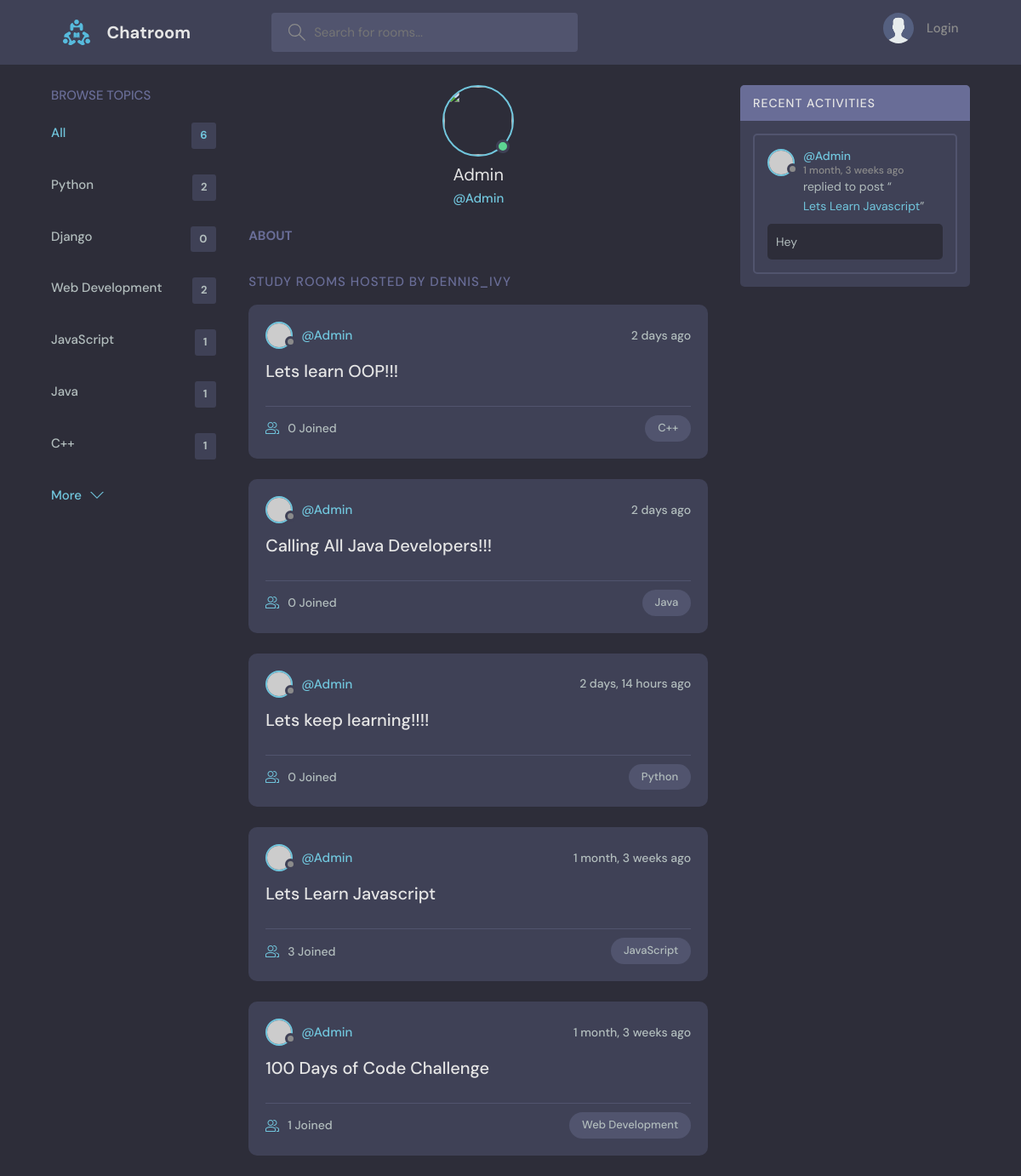
/profile/1/, run on an earlier commit of the app's database.
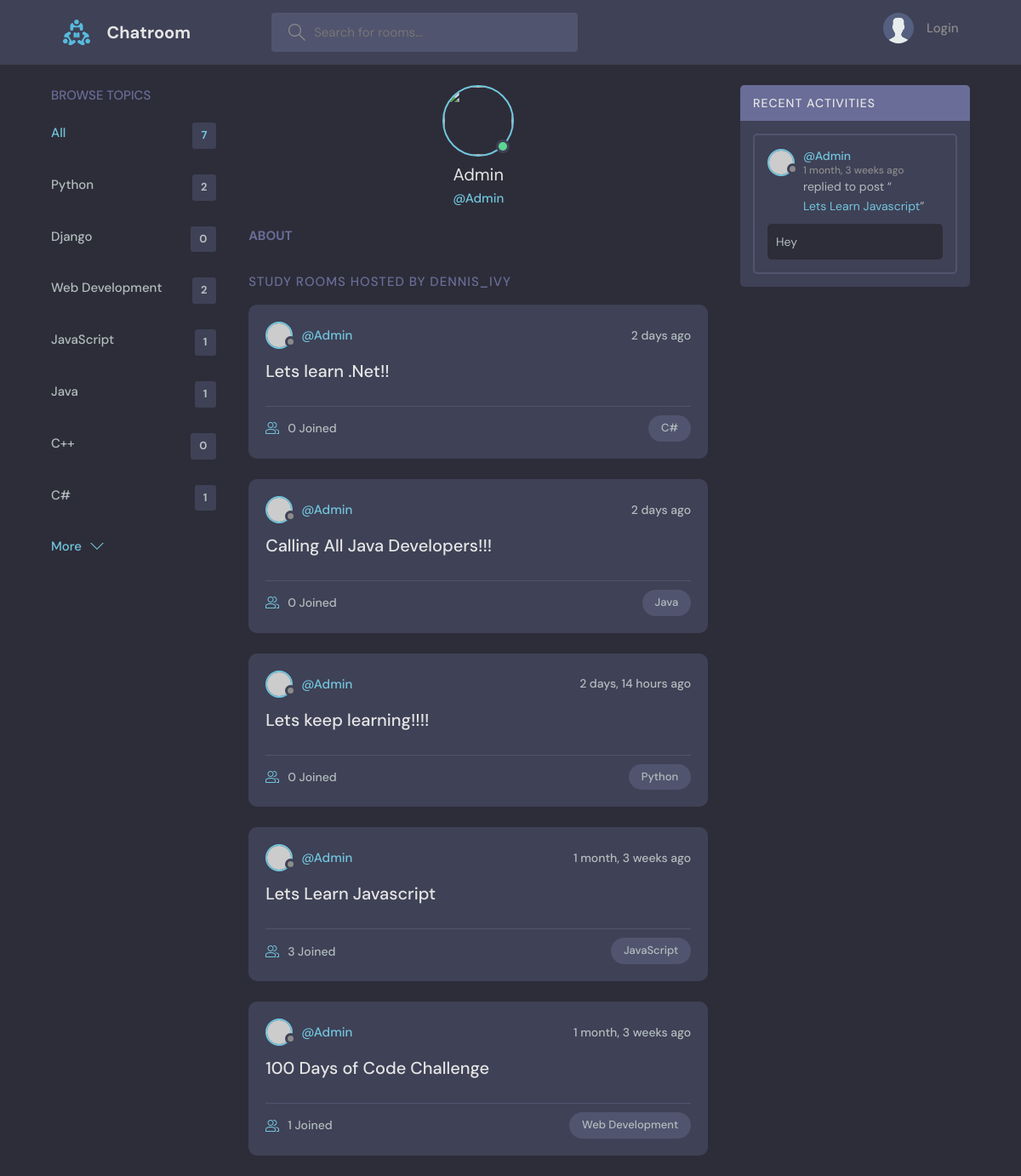
And on a later commit of the database.
### base/models.py (models this page shows, shortened)
class Topic(models.Model):
    name = models.CharField(max_length=200)

class Room(models.Model):
    host = models.ForeignKey(User, on_delete=models.SET_NULL, null=True)
    topic = models.ForeignKey(Topic, on_delete=models.SET_NULL, null=True)
    name= models.CharField(max_length=200) # Meaning this can't be blank
    description = models.TextField(null=True, blank=True)
    participants = models.ManyToManyField(User,related_name='participants', blank=True)
    updated = models.DateTimeField(auto_now=True)
    created = models.DateTimeField(auto_now_add=True)
    class Meta:
        ordering = ['-updated', '-created']
    def __str__(self):
        return self.name  #This will return name

class Message(models.Model):
     user = models.ForeignKey(User, on_delete=models.CASCADE)
     room = models.ForeignKey(Room, on_delete=models.CASCADE)
     body = models.TextField()
     updated = models.DateTimeField(auto_now=True)
     created = models.DateTimeField(auto_now_add=True)
     class Meta:
        ordering = ['-updated', '-created']
     def __str__(self):
         return self.body[0:50] # for the first 50 characters

### base/views.py (the view)
# urls.py: path('profile/<str:pk>/', views.userProfile, name="user-profile"),
def userProfile(request, pk):
    user = User.objects.get(id=pk)
    rooms = user.room_set.all()
    room_messages = user.message_set.all()
    topics = Topic.objects.all()
    context = {'user': user, 'rooms': rooms, 'room_messages': room_messages,
    'topics': topics}
    return render(request, 'base/profile.html', context)

### base/templates/base/profile.html (shortened to what this page needs)
{% extends 'main.html' %}
{% block content %}
<main class="profile-page layout layout--3">
  <div class="container">
    {% include 'base/topics_component.html' %}
    <div class="roomList">
      <div class="profile">
        <div class="profile__avatar">
          <div class="avatar avatar--large active">
            <img src="{{user.avatar.url}}" />
          </div>
        </div>
        <div class="profile__info">
          <h3>{{user.username}}</h3>
          <p>@{{user.username}}</p>
        </div>
        <div class="profile__about">
          <h3>About</h3>
        </div>
      </div>
      <div class="roomList__header">
        <div>
          <h2>Study Rooms Hosted by dennis_ivy</a>
          </h2>
        </div>
      </div>
      {% include 'base/feed_component.html' %}
    </div>
    {% include 'base/activity_component.html' %}
  </div>
</main>
{% endblock content %}

### base/templates/base/topics_component.html
<div class="topics">
    <div class="topics__header">
      <h2>Browse Topics</h2>
    </div>
    <ul class="topics__list">
      <li>
        <a href="{% url 'home' %}" class="active">All <span>{{topics.count}}</span></a>
      </li>
      {% for topic in topics %}
      <li>
        <a href="{% url 'home' %}?q={{topic.name}}">{{topic.name}} <span>{{topic.room_set.all.count}}</span></a>
      </li>
      {% endfor %}
    </ul>
    <a class="btn btn--link" href="topics.html">
      More
      <svg version="1.1" xmlns="http://www.w3.org/2000/svg" width="32" height="32" viewBox="0 0 32 32">
        <title>chevron-down</title>
        <path d="M16 21l-13-13h-3l16 16 16-16h-3l-13 13z"></path>
      </svg>
    </a>
  </div>

### base/templates/base/feed_component.html (shortened to what this page needs)
{% for room in rooms %}
<div class="roomListRoom">
    <div class="roomListRoom__header">
      <a href="{% url 'user-profile' room.host.id %}" class="roomListRoom__author">
        <div class="avatar avatar--small">
          <img src="https://randomuser.me/api/portraits/women/11.jpg" />
        </div>
        <span>@{{room.host.username}}</span>
      </a>
      <div class="roomListRoom__actions">
        <span>{{room.created|timesince}} ago</span>
      </div>
    </div>
    <div class="roomListRoom__content">
      <a href="{% url 'rooms' room.id %}">{{room.name}}</a>
    </div>
    <div class="roomListRoom__meta">
      <a href="{% url 'rooms' room.id %}" class="roomListRoom__joined">
        {{room.participants.all.count}} Joined
      </a>
      <p class="roomListRoom__topic">{{room.topic.name}}</p>
    </div>
  </div>
  {% endfor %}

### base/templates/base/activity_component.html (shortened to what this page needs)
<div class="activities">
    <div class="activities__header">
      <h2>Recent Activities</h2>
    </div>
    {% for message in room_messages %}
    <div class="activities__box">
      <div class="activities__boxHeader roomListRoom__header">
        <a href="{% url 'user-profile' message.user.id %}" class="roomListRoom__author">
          <div class="avatar avatar--small">
            <img src="https://randomuser.me/api/portraits/women/11.jpg" />
          </div>
          <p>
            @{{message.user}}
            <span>{{message.created|timesince}} ago</span>
          </p>
        </a>
      </div>
      <div class="activities__boxContent">
        <p>replied to post “<a href="{% url 'rooms' message.room.id %}">{{message.room}}</a>”</p>
        <div class="activities__boxRoomContent">
          {{message.body}}
        </div>
      </div>
    </div>
    {% endfor %}
  </div>

What changed in the data, as far as the page shows it:
computed for Topic (number 6 of 7 on the later page): room_set.all.count "1" → "0"
added Topic: name "C#", room_set.all.count "1"
changed Room: name "Lets learn OOP!!!" → "Lets learn .Net!!"; topic.name "C++" → "C#"
Also different on the page:
{{ topics.count }}: "6" → "7"
